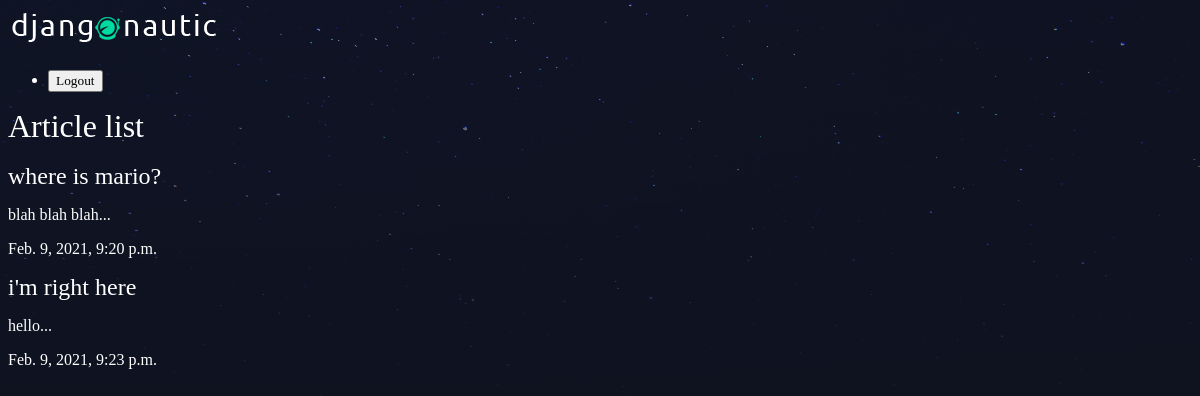
The app's page /articles/ with its own data.
### articles/models.py (models this page shows, shortened)
class Article(models.Model):
    title = models.CharField(max_length=100)
    slug = models.SlugField()
    body = models.TextField()
    date = models.DateTimeField(auto_now_add=True) # automatically populates this field with now time
    thumb = models.ImageField(default='default.png', blank=True)
    author = models.ForeignKey(User, default=None, on_delete=models.DO_NOTHING,)
    def snippet(self):
        return f"{self.body[:50]}..."

### articles/views.py (the view)
# urls.py: path('', views.article_list, name="list"),
def article_list(request):
    articles = Article.objects.all().order_by('date')
    return render(request, 'articles/article_list.html', {'articles': articles}) # here is where namespacing is nice

### articles/templates/articles/article_list.html
{% extends 'base_layout.html' %}
{% block content %}
    <h1>Article list</h1>
    <br>
    <div class="articles">
        {% for article in articles %}
            <div class="article">
                <h2><a href="{% url 'articles:detail' slug=article.slug %}">{{ article.title }}</a></h2>
                <p>{{ article.snippet }}</p>
                <p>{{ article.date }}</p>
            </div>
        {% endfor %}
    </div>
{% endblock %}

### assets/styles.css (style rules this page uses)
body { background-color: #0f121f; background-image: url(stars.png); background-repeat: no-repeat; color: #fff; }
body * { font-family: Ubuntu; }
h1, h2, h3, h4, h5 { font-weight: normal; margin: 0; }
a, a:hover, a:visited { color: #fff; text-decoration: none; }

### records on screen
Article: title "where is mario?", snippet "blah blah blah...", date "Feb. 9, 2021, 9:20 p.m."
Article: title "i'm right here", snippet "hello...", date "Feb. 9, 2021, 9:23 p.m."
